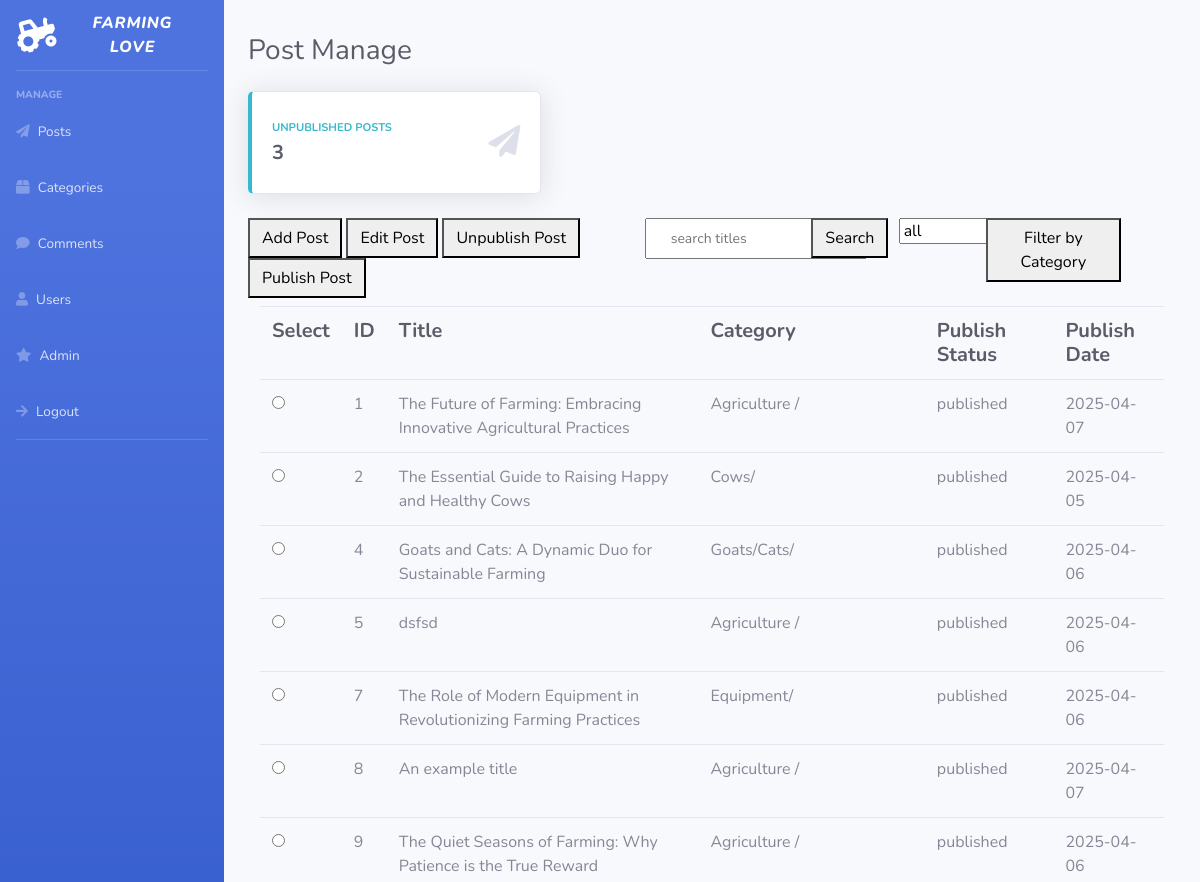
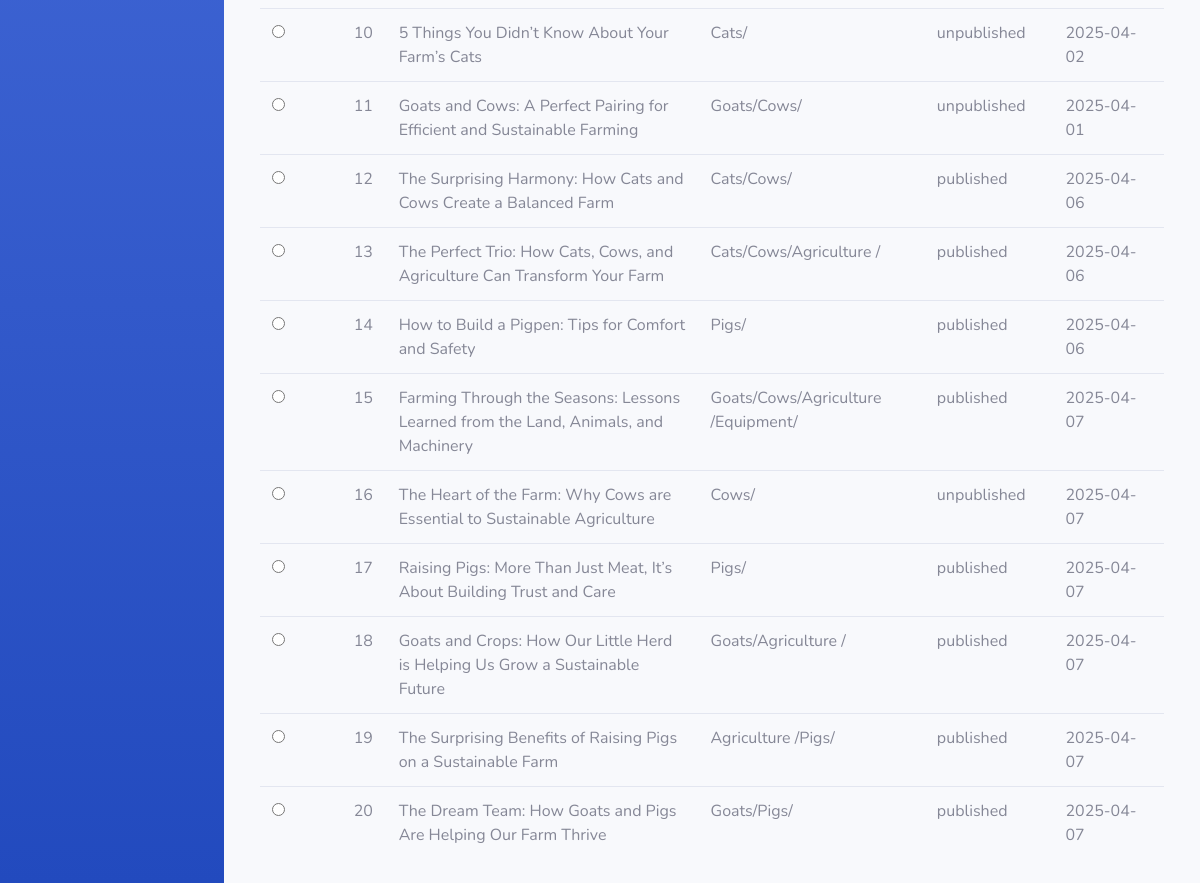
The page /admin/adminpostmanage.php (signed in) on the database as committed earlier (2 pictures, top to bottom).
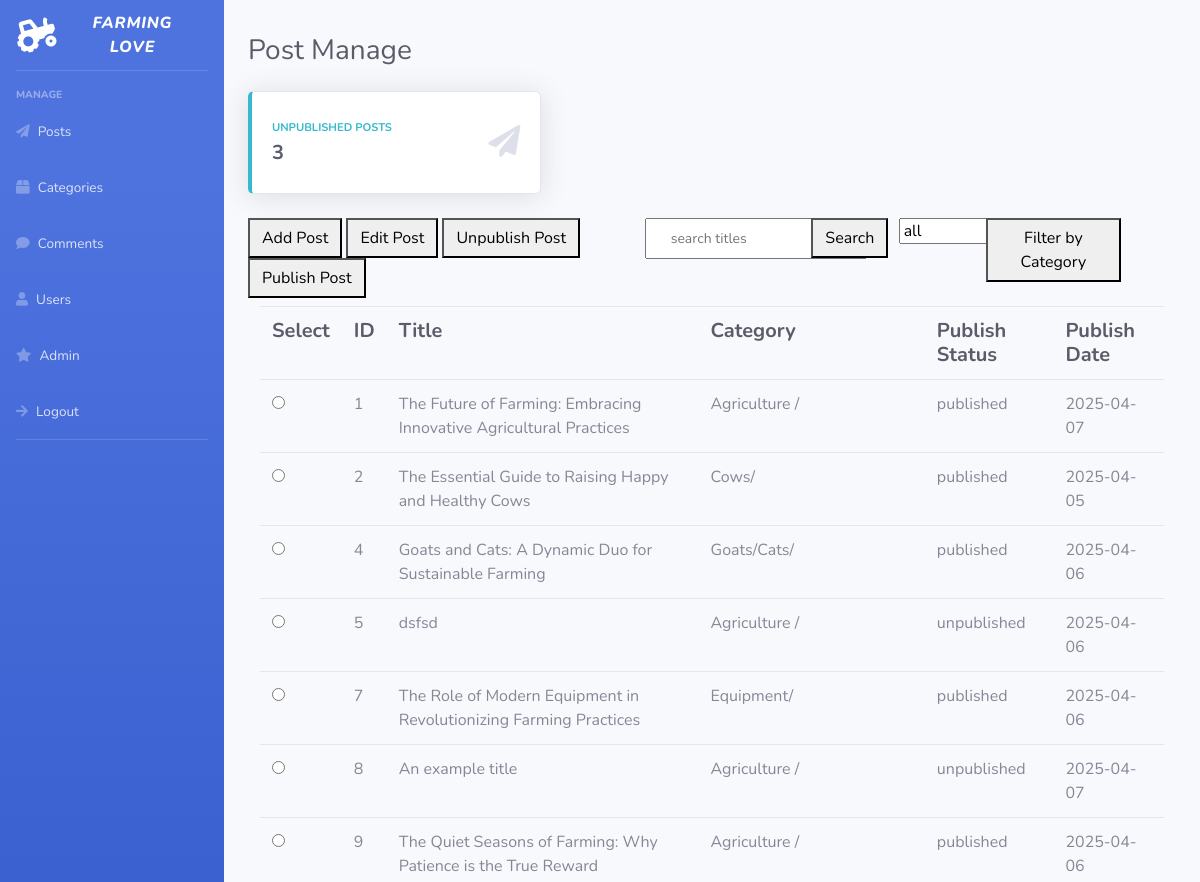
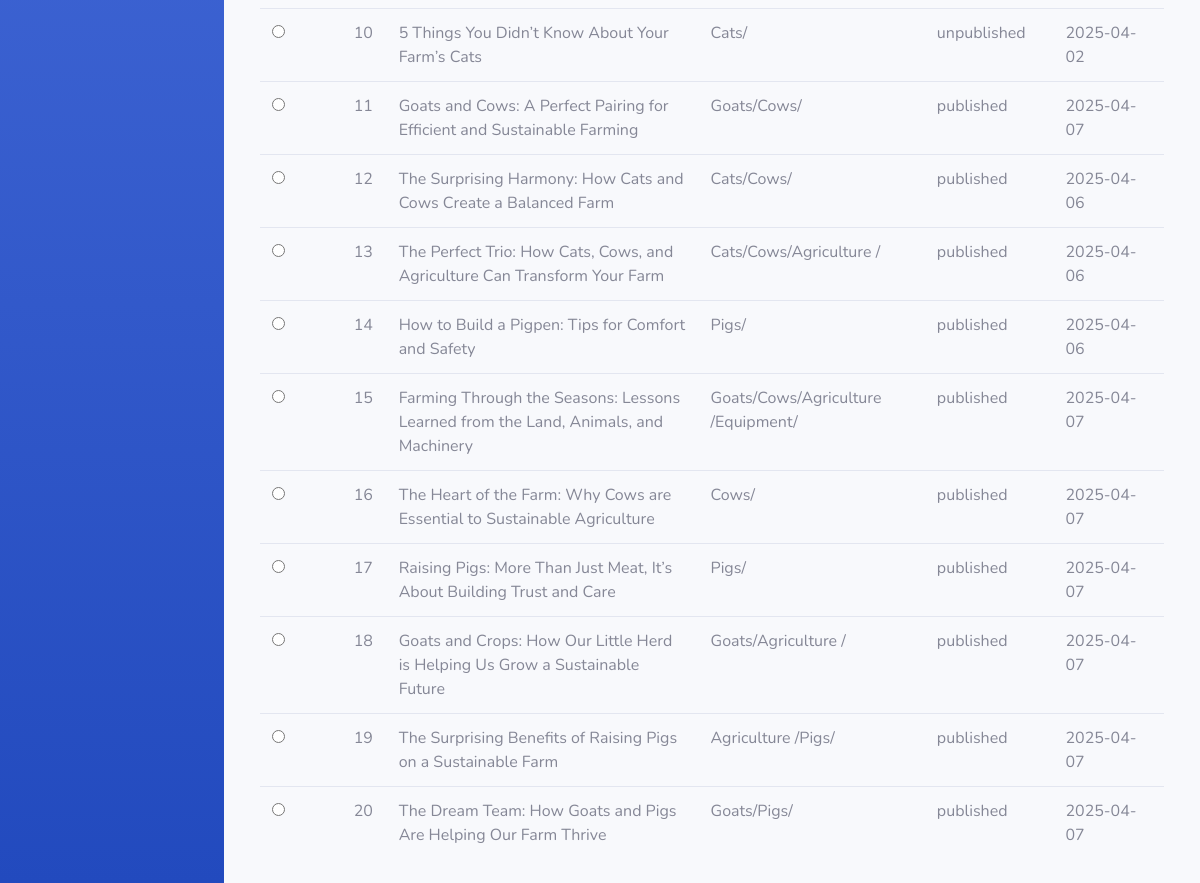
The same page on the database as committed later (2 pictures, top to bottom).
### tables this page shows
CREATE TABLE `post` (
  `post_id` int(11) NOT NULL,
  `user_id` int(11) NOT NULL,
  `titlepost` mediumtext NOT NULL,
  `content` blob NOT NULL,
  `statuspost` tinyint(1) NOT NULL,
  `date` date NOT NULL
);

### queries.php (called while the page is built, shortened)
<?php
$allpostlistq = "SELECT * FROM `post` JOIN `user` ON post.user_id=user.user_id JOIN `postcat` ON post.post_id=postcat.post_id JOIN `category` ON postcat.category_id=category.category_id";
?>

### admin/adminpostmanage.php (the view, shortened to what the changed rows need)
<?php
include("../connectionvar.php");
include("../queries.php");
$postlistq = $allpostlistq;
$postlistq .= " GROUP BY post.post_id ORDER BY post.post_id ASC;";
$postfil = mysqli_query($conn, $postlistq) or exit('bad query');
require("../postop.php");
?>
<!DOCTYPE html>
<html lang="en">
<head>
    <link href="vendor/fontawesome-free/css/all.min.css" rel="stylesheet" type="text/css">
    <link href="css/sb-admin-2.min.css" rel="stylesheet">
</head>
<body id="page-top">
    <div id="wrapper">
    <?php
        require("adminsidebar.php");
    ?>
        <div id="content-wrapper" class="d-flex flex-column">
            <div id="content">
                <div class="container-fluid">
                    <div class="d-sm-flex align-items-center justify-content-between mb-4">
                        <h1 class="h3 mb-0 text-gray-800"> <br>Post Manage</h1>
                    </div>
                    <div class="col-xl-12 col-md-12 mb-4">
                        <table class = 'table'>
                            <tr>
                                <th class="h5 mb-0 mr-3 font-weight-bold text-gray-800"> Select </th>
                                <th class="h5 mb-0 mr-3 font-weight-bold text-gray-800"> ID </th>
                                <th class="h5 mb-0 mr-3 font-weight-bold text-gray-800"> Title </th>
                                <th class="h5 mb-0 mr-3 font-weight-bold text-gray-800"> Category </th>
                                <th class="h5 mb-0 mr-3 font-weight-bold text-gray-800"> Publish Status </th>
                                <th class="h5 mb-0 mr-3 font-weight-bold text-gray-800"> Publish Date </th>
                            </tr>
                            <?php
                            while ($row = mysqli_fetch_array($postfil)) {
                                $postid = $row['post_id'];
                                $query = "SELECT * FROM `postcat` JOIN `category` ON postcat.category_id=category.category_id WHERE postcat.post_id=$postid";
                                $categories = mysqli_query($conn, $query);
                                $cat = [];
                                while($rows=mysqli_fetch_array($categories)) {
                                    $cat[]=$rows['categoryname'];
                                }
                                if ($row['statuspost']=='0') {
                                    $status = "unpublished";
                                } elseif ($row['statuspost']=='1') {
                                    $status = "published";
                                }
                                echo "<tr> <td> <input type = 'radio' name = 'editop' value = '". $row['post_id']. "'> </td> <td>". $row['post_id']. "</td> <td>". $row['titlepost']. "</td> <td>";
                                foreach ($cat as $category) {
                                    echo $category. "/";
                                }
                                echo "</td> <td>". $status. "</td> <td>". $row['date']. "</td> </tr>";
                            }
                            ?>
                        </table>
                    </div>
                </div>
            </div>
        </div>
    </div>
</body>
</html>

Rows that differ between the two databases and show on the page:
changed post "dsfsd": statuspost "published" → "unpublished"
changed post "An example title": statuspost "published" → "unpublished"
changed post "Goats and Cows: A Perfect Pairing for Efficient and Sustainable Farming": statuspost "unpublished" → "published"; date "2025-04-01" → "2025-04-07"
changed post "The Heart of the Farm: Why Cows are Essential to Sustainable Agriculture": statuspost "unpublished" → "published"
